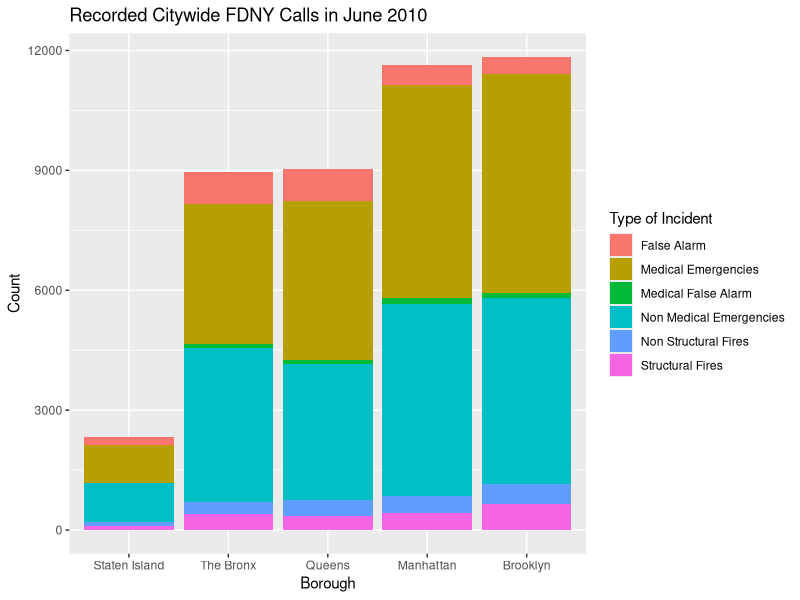
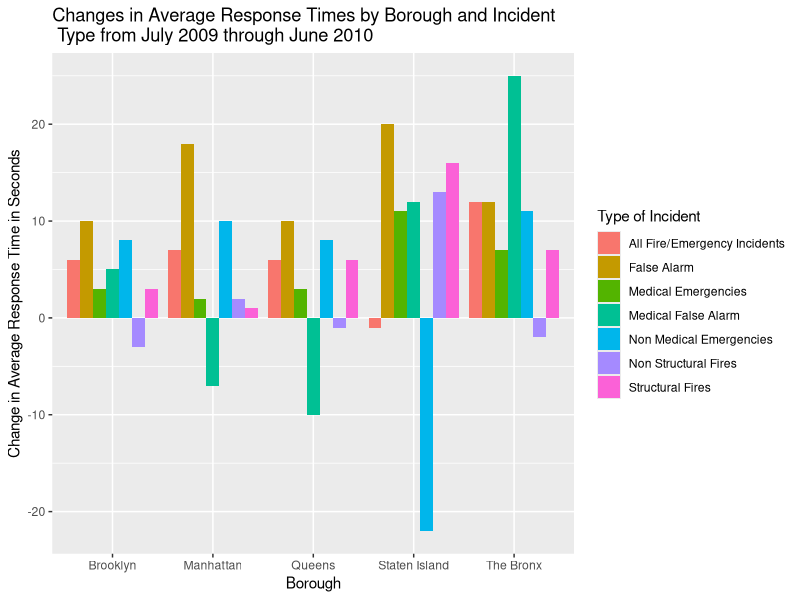
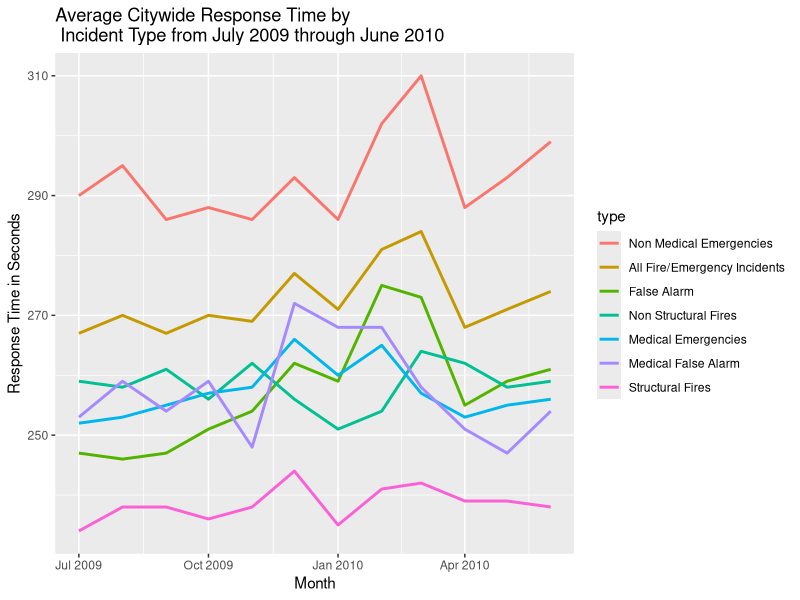
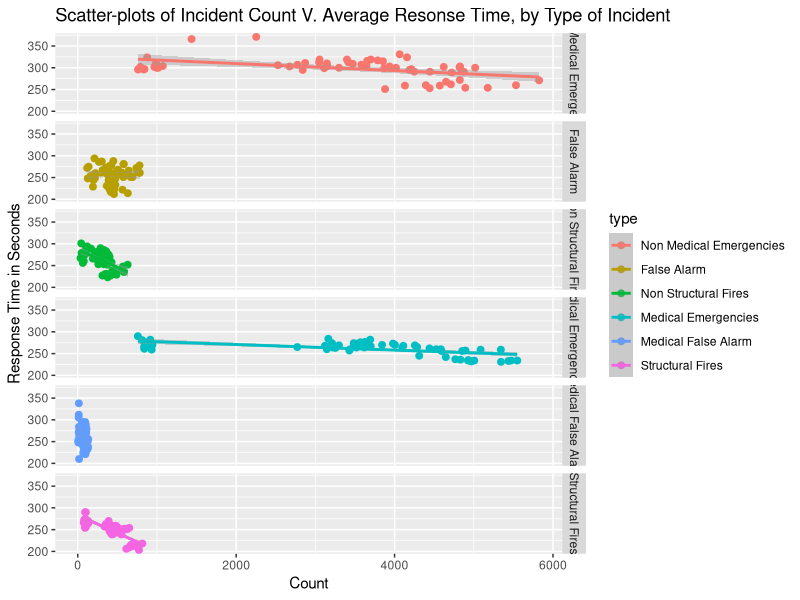
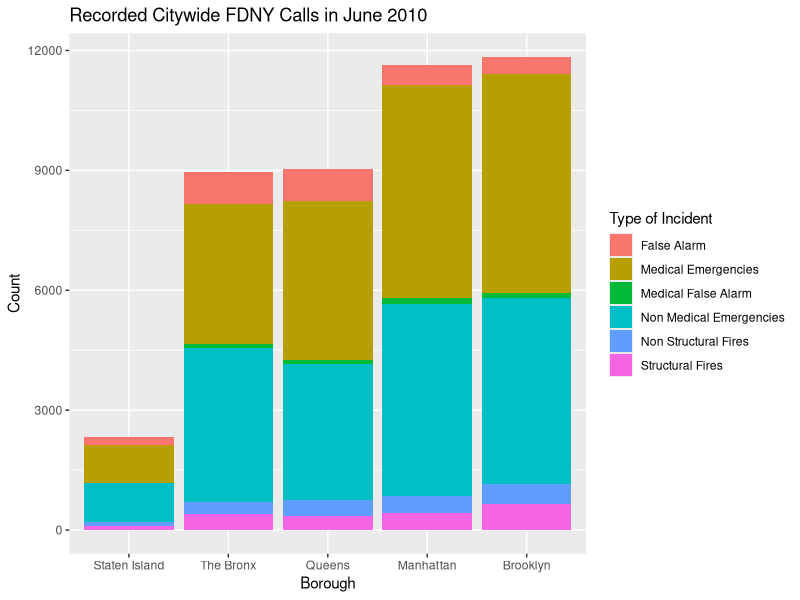
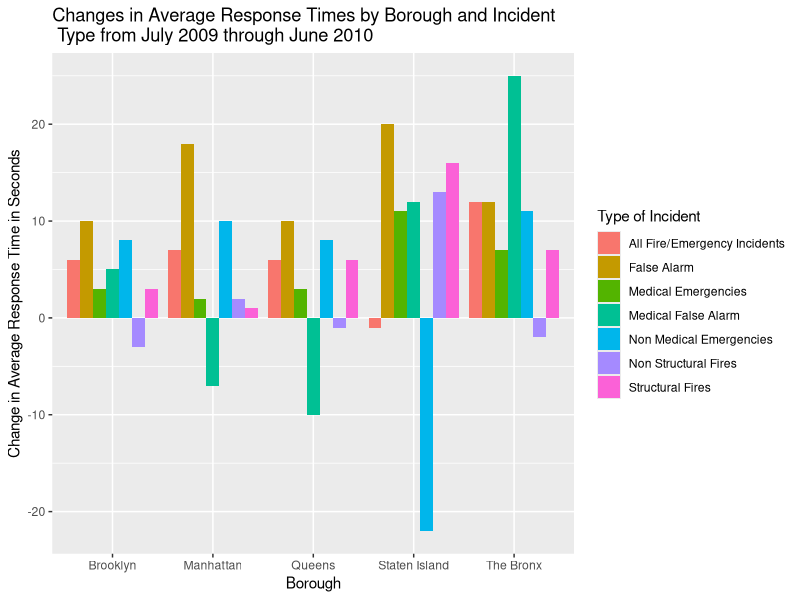
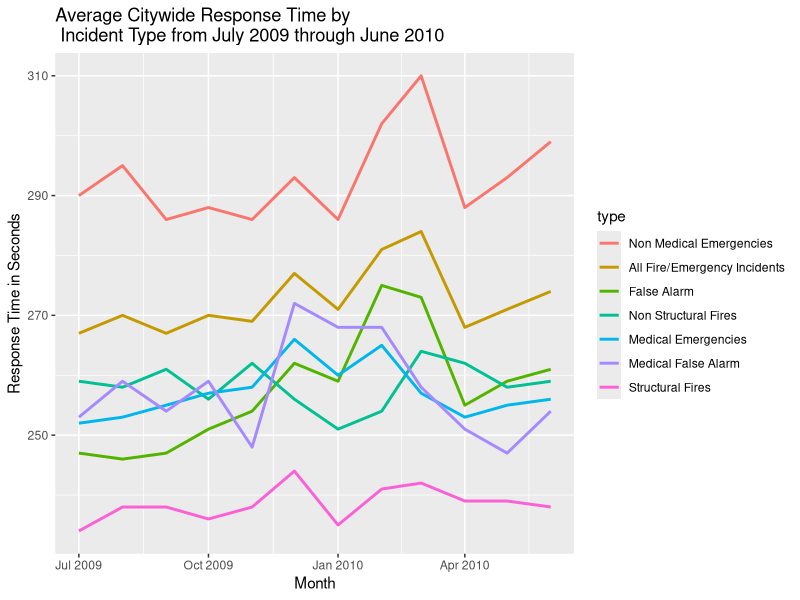
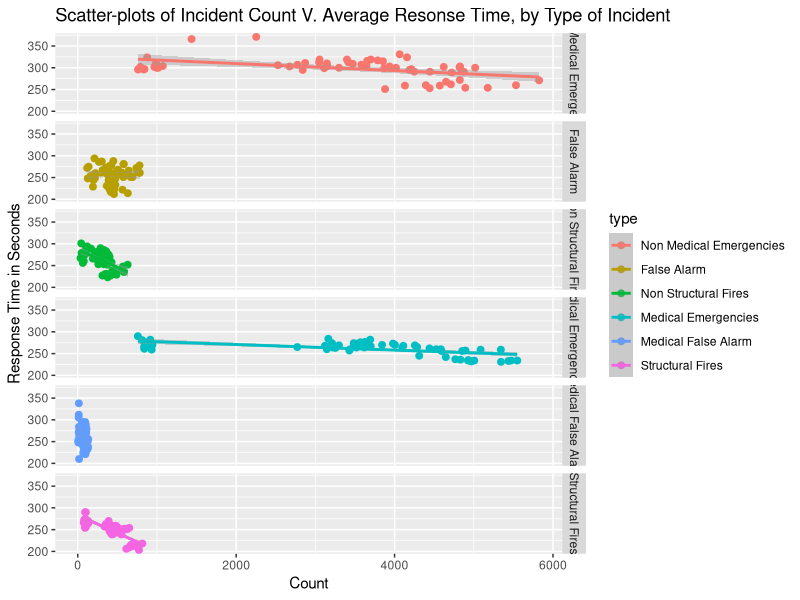

Generate these figures, in order, with R:
##This script creates and saves some plots

library(ggplot2)

##Load data from one of the tables made in "02_data_table.r"
Cdat<-read.delim("Change in average response times, by Borough and type.tsv", header = TRUE, sep = "\t")

##Load data from cleaned data set made in "01_data_clean.r"
Fdat <- read.delim("fire_data_clean.tsv", header = TRUE, sep = "\t")
Fdat$date <- as.Date(Fdat$date, format='%Y-%m-%d')

## Make a stacked bar chart of average response times by type and location
Fdat$location <- factor(Fdat$location, levels = c("Staten Island", "The Bronx","Queens", "Manhattan","Brooklyn", "Citywide"))
p1 <- ggplot(data=Fdat[Fdat$date == max(Fdat$date) & Fdat$location !="Citywide"& Fdat$type != "All Fire/Emergency Incidents",], aes(x=location, y= count, fill = type, order = type)) 
p1 + geom_bar(stat="identity")+ xlab("Borough") + ylab("Count") + ggtitle("Recorded Citywide FDNY Calls in June 2010") + scale_fill_hue(name = "Type of Incident")

ggsave("barchart_incident_count_by_location.png")

## Make a side by side bar chart of changes in average response times by type and location over the year
p2 <- ggplot(data=Cdat[Cdat$location != "Citywide",], aes(x=location, y= change_in_response_time, fill = type))
p2 + geom_bar(position = "dodge", stat = "identity") + xlab("Borough") + ylab("Change in Average Response Time in Seconds") + scale_fill_hue(name = "Type of Incident") + ggtitle("Changes in Average Response Times by Borough and Incident \n Type from July 2009 through June 2010")

ggsave("sidebyside_response_time_changes_by_location.png")

## Make a line chart of changes over the year in Citywide response times to different types of incidents
Fdat$type <- factor(Fdat$type, levels = c("Non Medical Emergencies", "All Fire/Emergency Incidents","False Alarm", "Non Structural Fires","Medical Emergencies", "Medical False Alarm","Structural Fires"))
p3 <- ggplot(data = Fdat[Fdat$location == "Citywide",], aes(x = date, y = response, colour = type))
p3 + geom_line(size = 1) + xlab("Month") + ylab("Response Time in Seconds") + scale_fill_hue(name = "Type of Incident") + ggtitle("Average Citywide Response Time by \n Incident Type from July 2009 through June 2010")

ggsave("line_chart_citywide_response_time_over_year.png")

## Make scatter plots, using facetting, of to explore whether there is a relationship between count and response time, by type of incident
p4 <- ggplot(data = Fdat[Fdat$location != "Citywide" & Fdat$type !="All Fire/Emergency Incidents",], aes(x = count, y = response, colour = type)) + geom_point(size = 2)
p4 + stat_smooth(method="lm") + facet_grid(type ~.) + xlab("Count") + ylab("Response Time in Seconds") + ggtitle("Scatter-plots of Incident Count V. Average Resonse Time, by Type of Incident")

ggsave("scatter_count_v_response.png")

## Clean up after myself
rm(Fdat, Cdat, p1, p2, p3)
